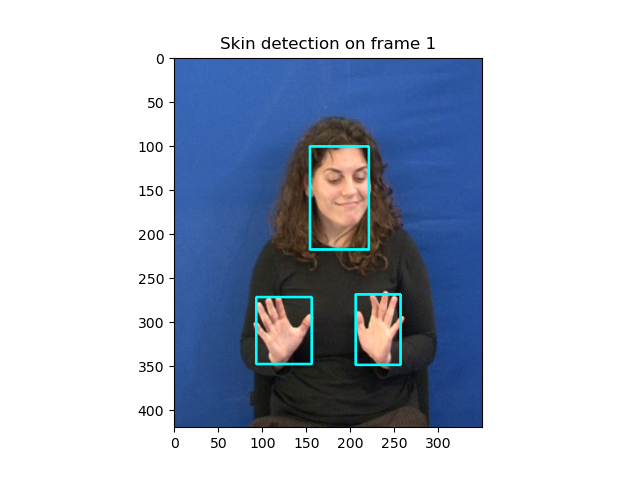
#> input picture lab2/part1/results/skin_detection_1.png, 640 x 480 px, given in place of 1.png, which was not available
$ python skin_detection.py
#> lines starting #> are read from the running program, lines starting #| are printed output that depends on the picture; after the words box and inside, x2 and y2 are one past the last pixel; in counts of white or black regions, pixels touching at a corner belong together; long printed decimals are rounded; pictures that were not available may be replaced by others from this repository, and a replacement may not be noted
#> (reads lab2/part1/part1-GreekSignLanguage/skinSamplesRGB.mat from the repository)
#> `skin_samples = cv2.cvtColor(skin_samples, cv2.COLOR_RGB2YCR_CB)`: skin_samples: shape (22, 81, 3); mean of channels 0, 1, 2 204.5, 157, 103.3
### lab2/part1/skin_detection_utils.py
import cv2
import numpy as np
from scipy import stats
from scipy import ndimage

SKIN_THRESHOLD = 0.05

def FitSkinGaussian(ycbcr_image):
    """ Return mean and covariance of interest points' gaussian distribution

    Keyword arguments:
    ycbcr_image -- input image in ycbcr color space.
    """
    cbcr_image = ycbcr_image[:, :, 1:3]
    height, width, channels = cbcr_image.shape
#> height = 22; width = 81; channels = 2
    # calculate the average of cb and cr channels
    mu = np.mean(cbcr_image.reshape(height*width, channels), axis=0)
#> mu = [157, 103.3]
    # calculate the covariance of cb and cr channels
    cov = np.cov(cbcr_image.reshape(height*width, channels).T)
#> cov = [[44.19, -11.93], [-11.93, 11.2]]
    return (mu, cov)

def fd(image, mean, covariance):
    """ Return bounding box of area of interest.

    Keyword arguments:
    image -- the YCbCr input image.
    mean -- the mean value of the gaussian distribution.
    covariance -- the covariance of the gaussian distribution.
    """
    # define the gaussian distribution according to the mean and covariance
    distribution = stats.multivariate_normal(mean, covariance)

    # dstack means depth stack
    # we give the Cb channel and the Cr channel
    # and it forms an array of vectors (Cb, Cr)
    pixels = np.dstack((image[:,:,1], image[:,:,2]))
    # for the thresholding to work, it seems to be necessary to
    # normalize the probability. i'm not sure why.
    skin_image = (distribution.pdf(pixels)/np.max(distribution.pdf(pixels)) >= SKIN_THRESHOLD).astype('uint8')

    # the skin image probably has holes
    # we will attempt to close them by performing
    # the opening with a small structural element and
    # the closing with a bigger structural element
    opening_strel = cv2.getStructuringElement(cv2.MORPH_ELLIPSE, (3, 3))
    closing_strel = cv2.getStructuringElement(cv2.MORPH_ELLIPSE, (19, 19))
    skin_image = cv2.morphologyEx(skin_image, cv2.MORPH_OPEN, opening_strel)
    skin_image = cv2.morphologyEx(skin_image, cv2.MORPH_CLOSE, closing_strel)
    # find the connected components
    # and return the bounding boxes of the
    # connected components
    labels, features = ndimage.label(skin_image)
    boundaries = []
    for label in range(1, features+1):
        # find the bounding box of the feature
        # and append it to the list of boundaries
        indices = np.where(labels == label)
        y, x = indices[0], indices[1]
        boundaries.append((np.min(y), np.min(x), np.max(y)-np.min(y), np.max(x)-np.min(x)))
    return boundaries

### lab2/part1/skin_detection.py
from skin_detection_utils import FitSkinGaussian
from skin_detection_utils import fd
import matplotlib.pyplot as plt
import scipy.io
import cv2
import os

NUM_IMAGES = 2

if __name__ == "__main__":
    # load the skin samples that are stored in the
    # same folder in .mat format in order to fit
    # a gaussian curve on them.
    skin_samples = scipy.io.loadmat("part1-GreekSignLanguage/skinSamplesRGB.mat")
    skin_samples = skin_samples["skinSamplesRGB"]
    # first convert the rgb values to ycbcr
    skin_samples = cv2.cvtColor(skin_samples, cv2.COLOR_RGB2YCR_CB)
    # fit a gaussian curve on the skin samples
    mu, cov = FitSkinGaussian(skin_samples)
#> mu = [157, 103.3]; cov = [[44.19, -11.93], [-11.93, 11.2]]
    print(f"Mean: {mu}")
#| Mean: [157.046 103.270 ]
    print(f"Covariance: {cov}")
#| Covariance: [[ 44.191 -11.931 ]
#|  [-11.931   11.196]]
    for i in range(1, 40, 5):
        # load some image from the dataset in
        # the "part1-GreekSignLanguage" folder.
        image = cv2.imread(f"part1-GreekSignLanguage/{i}.png")
#> image is the input picture: shape (480, 640, 3); mean B, G, R 202.2, 188.2, 180.1

        # convert the image to YCbCr color space
        image_ycrcb = cv2.cvtColor(image, cv2.COLOR_BGR2YCR_CB)
#> image_ycrcb: shape (480, 640, 3); mean of channels 0, 1, 2 187.3, 122.8, 136.4
        image_plot = cv2.cvtColor(image, cv2.COLOR_BGR2RGB)
        boundaries = fd(image_ycrcb, mu, cov)
#> in fd, `skin_image = (distribution.pdf(pixels)/np.max(distribution.pdf(pixels)..`:
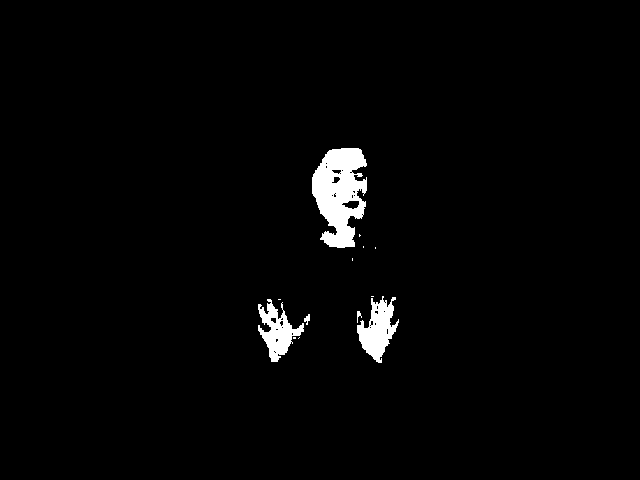
#> skin_image: shape (480, 640); values 0 (black) and 1 (white), 2.1% white; 13 white regions (8 under 20 px), largest, box (x1, y1, x2, y2) and area: (312, 148, 367, 248) 3672, (357, 296, 399, 363) 1447, (258, 299, 304, 362) 1287, (304, 314, 310, 325) 38, (357, 311, 362, 323) 28
#> in fd, `skin_image = cv2.morphologyEx(skin_image, cv2.MORPH_OPEN, opening_strel)`:
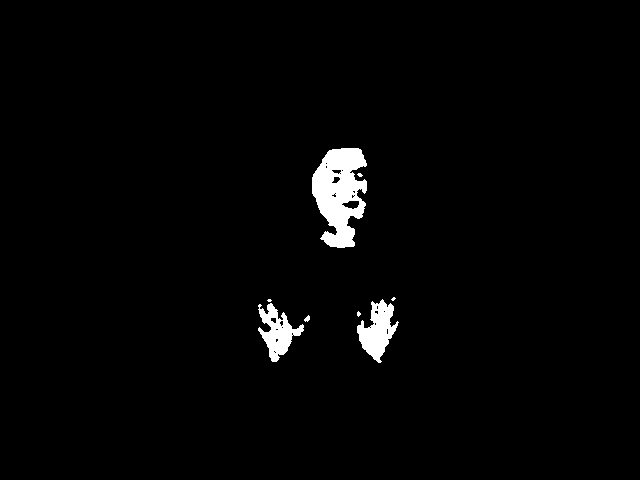
#> skin_image: shape (480, 640); values 0 (black) and 1 (white), 2% white; 8 white regions (4 under 20 px), largest, box (x1, y1, x2, y2) and area: (312, 148, 367, 248) 3608, (357, 299, 399, 363) 1375, (258, 303, 304, 362) 1216, (304, 315, 310, 322) 26
#> in fd, `skin_image = cv2.morphologyEx(skin_image, cv2.MORPH_CLOSE, closing_str..`:
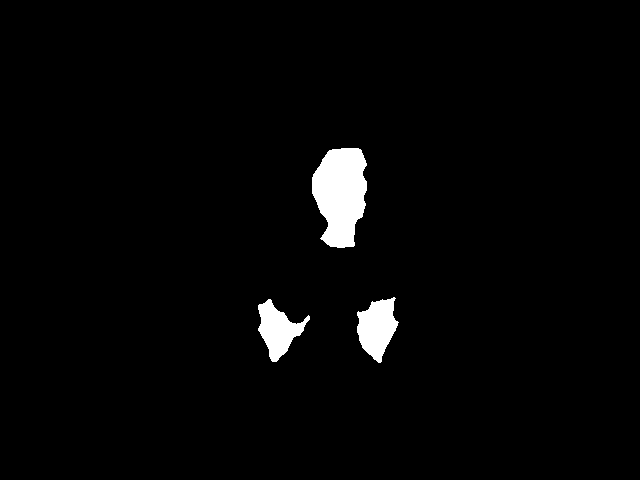
#> skin_image: shape (480, 640); values 0 (black) and 1 (white), 2.4% white; 3 white regions, box (x1, y1, x2, y2) and area: (312, 148, 367, 248) 4133, (357, 297, 399, 363) 1744, (258, 299, 310, 362) 1582
#> in fd, `labels, features = ndimage.label(skin_image)`:
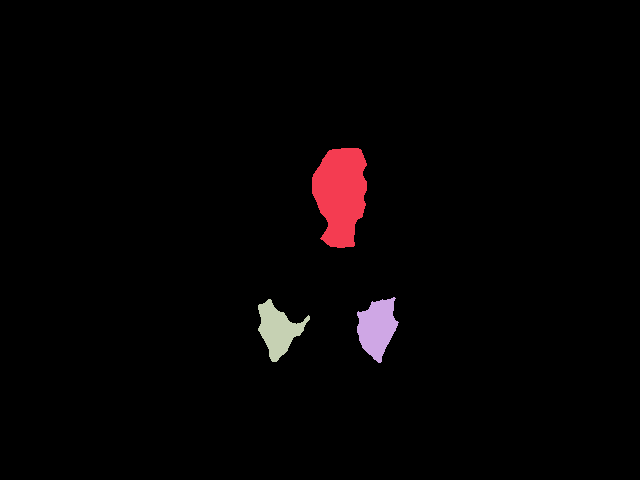
#> labels: shape (480, 640) int32; 4 distinct labels, from 0 to 3; one colour per label, 0 black
#> in fd, `labels, features = ndimage.label(skin_image)`: features = 3
#> the loop in fd, `for label in range(1, features+1):` made 3 passes
#> indices on passes 1 to 3: 4133 positions, rows 148 to 247, columns 312 to 366, 1744 positions, rows 297 to 362, columns 357 to 398, 1582 positions, rows 299 to 361, columns 258 to 309
#> after the loop in fd, `for label in range(1, features+1):`: boundaries = [(148, 312, 99, 54), (297, 357, 65, 41), (299, 258, 62, 51)]
        # draw the bounding boxes on the image
        for boundary in boundaries:
            # x, y, w, h = boundary
            y, x, h, w = boundary
            # cv2.rectangle(image, (y, x), (y+h, x+w), (0, 0, 255), 2)
            cv2.rectangle(image_plot, (x, y), (x+w, y+h), (0, 255, 255), 2)
#> this loop made 3 passes
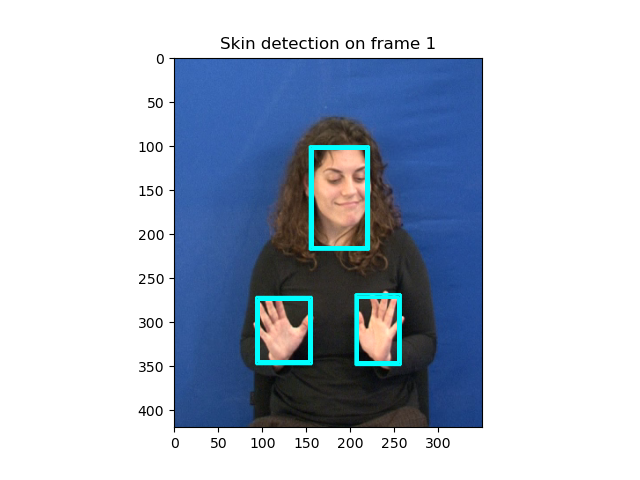
#> image_plot: shape (480, 640, 3); mean R, G, B 179.5, 189.2, 203.3
        # show the image
        fig, axs = plt.subplots(1, 1)
        axs.imshow(image_plot)
        axs.set_title(f"Skin detection on frame {i}")
        # check if the results folder exists
        # if not, create it
        if not os.path.exists("results"):
            os.makedirs("results")
        plt.savefig(f"results/skin_detection_{i}.png")
#> pass 2 of the loop `for i in range(1, 40, 5):`:
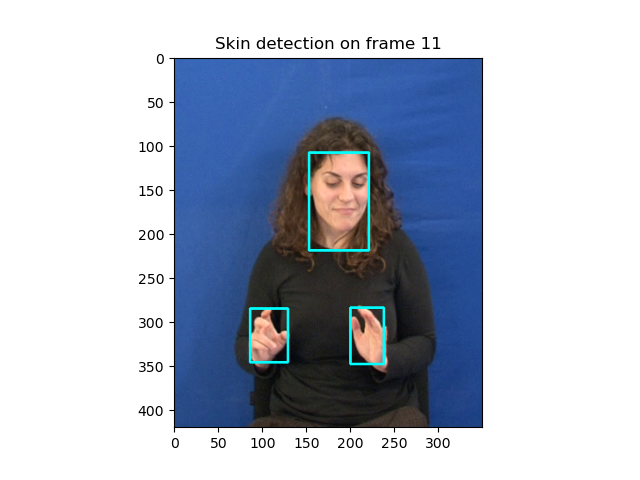
#> input picture lab2/part1/results/skin_detection_11.png, 640 x 480 px, given in place of 6.png, which was not available
#> image is the input picture: shape (480, 640, 3); mean B, G, R 201.1, 186.9, 179
#> image_ycrcb: shape (480, 640, 3); mean of channels 0, 1, 2 186.1, 122.9, 136.5
#> in fd (call 2), `skin_image = (distribution.pdf(pixels)/np.max(distribution.pdf(pixels)..`:
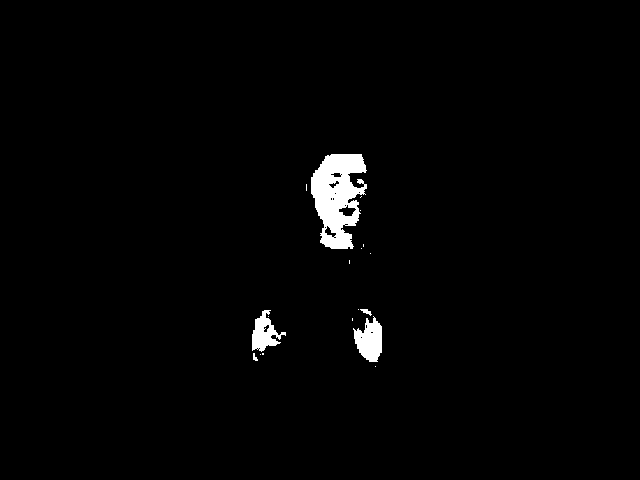
#> skin_image: shape (480, 640); values 0 (black) and 1 (white), 1.7% white; 18 white regions (13 under 20 px), largest, box (x1, y1, x2, y2) and area: (311, 154, 367, 249) 3430, (353, 316, 382, 362) 871, (252, 310, 286, 352) 700, (360, 309, 372, 316) 40, (253, 353, 258, 361) 24
#> opening_strel = [[0, 1, 0], [1, 1, 1], [0, 1, 0]]
#> labels: shape (480, 640) int32; 4 distinct labels, from 0 to 3
#> the loop in fd (call 2), `for label in range(1, features+1):` made 3 passes
#> indices on passes 1 to 3: 3957 positions, rows 154 to 248, columns 311 to 366, 969 positions, rows 309 to 361, columns 354 to 381, 854 positions, rows 310 to 360, columns 252 to 285
#> after the loop in fd (call 2), `for label in range(1, features+1):`: boundaries = [(154, 311, 94, 55), (309, 354, 52, 27), (310, 252, 50, 33)]
#> the loop `for boundary in boundaries:` made 3 passes
#> after the loop `for boundary in boundaries:`:
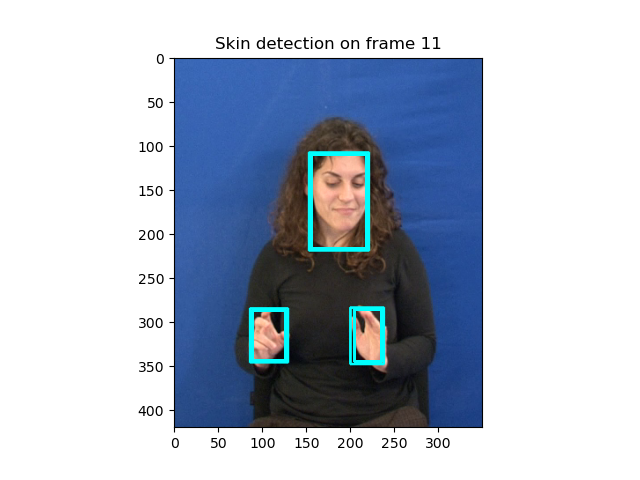
#> image_plot: shape (480, 640, 3); mean R, G, B 178.4, 187.7, 202
#> (the run stopped early here; a loop or call above may not have finished)
